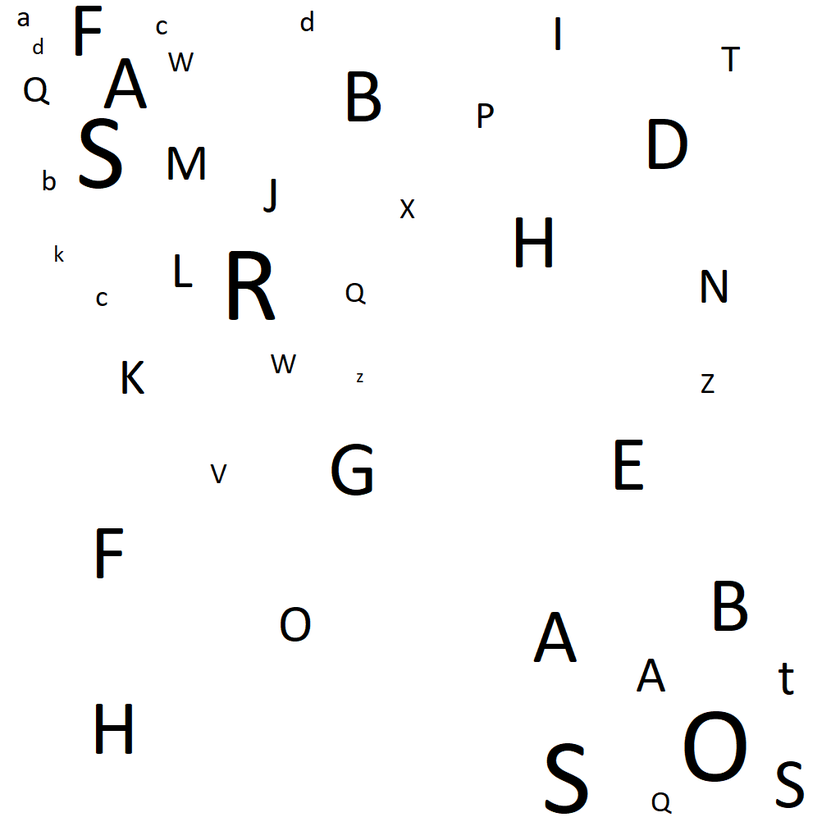
#> input picture Data Arrays/Static Data/Letters Different Sizes.png, 840 x 840 px, shrunk from 1024 x 1024 before the run, found by its file name
$ python convert_image_to_np_array.py
#> lines starting #> are read from the running program, lines starting #| are printed output that depends on the picture
import numpy as np
from matplotlib import pyplot as plt
from PIL import Image
import os

print(os.getcwd())
# Open the image form working directory
image = Image.open("Data Arrays/Static Data/Letters Different Sizes.png")
#> image is the input picture: PIL image 840x840 RGBA; mean R, G, B, A 248.2, 248.2, 248.2, 255
image_np = np.array(image)
# %%
N = 128
m = 2
n = m * N
shift_x = 0
shift_y = 0
image_np_cropped = image_np[shift_x : n + shift_x : m, shift_y : n + shift_y : m, 0]
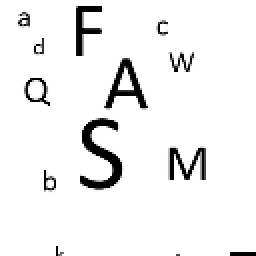
#> image_np_cropped: shape (128, 128) (shown 2 times larger); min 0, max 255, mean 240
plt.imshow(image_np_cropped, cmap="gray")
plt.colorbar()
plt.show()
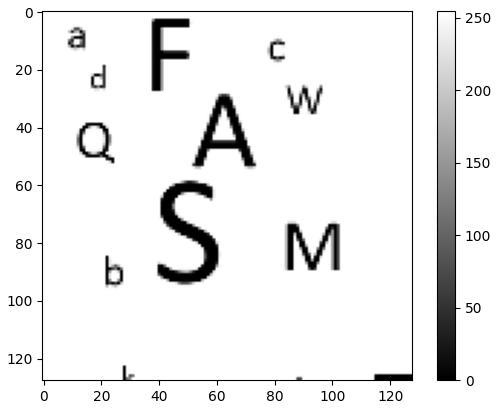
#> figure drawn by matplotlib, 2 panels
np.save(f"Data Arrays/Static Data/letters_{N}.npy", image_np_cropped)

# %%
N = 256
m = 2
n = m * N
shift_x = 0
shift_y = 0
image_np_cropped = image_np[shift_x : n + shift_x : m, shift_y : n + shift_y : m, 0]
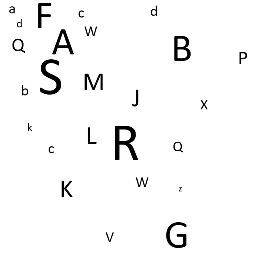
#> image_np_cropped: shape (256, 256); min 0, max 255, mean 246.7
plt.imshow(image_np_cropped, cmap="gray")
plt.colorbar()
plt.show()
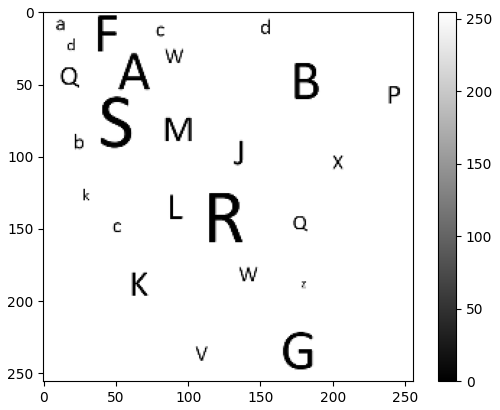
#> figure drawn by matplotlib, 2 panels
np.save(f"Data Arrays/Static Data/letters_{N}.npy", image_np_cropped)


# %%
N = 64
m = 4
n = m * N
shift_x = 0
shift_y = 0
image_np_cropped = image_np[-(n + shift_x) : -shift_x - 1 : m, -(n + shift_y) : -shift_y - 1 : m, 0]
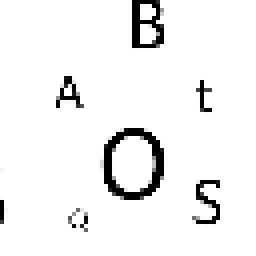
#> image_np_cropped: shape (64, 64) (shown 4 times larger); min 0, max 255, mean 240.5
plt.imshow(image_np_cropped, cmap="gray")
plt.colorbar()
plt.show()
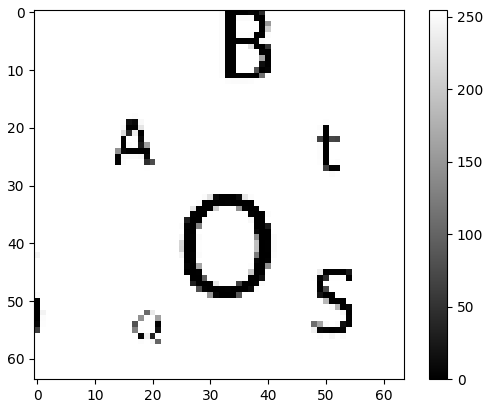
#> figure drawn by matplotlib, 2 panels
np.save(f"Data Arrays/Static Data/letters_{N}.npy", image_np_cropped)

$ run again, with Data Arrays/Static Data/letters1024.png copied over Data Arrays/Static Data/Letters Different Sizes.png
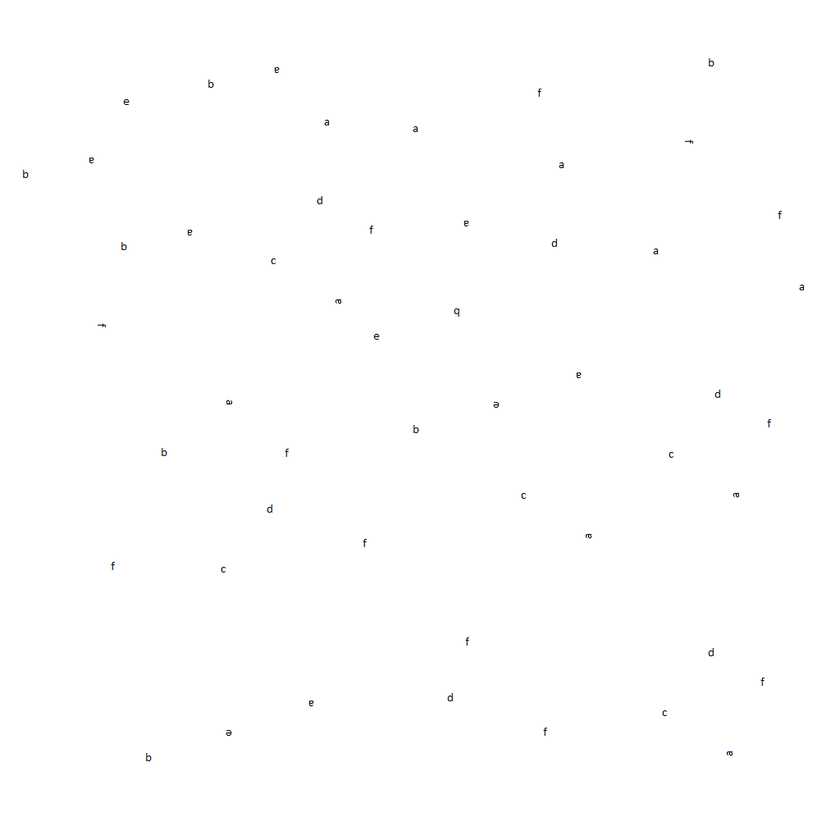
#> input picture Data Arrays/Static Data/letters1024.png, 840 x 840 px, shrunk from 1024 x 1024 before the run, found by its file name
#> image is the input picture: PIL image 840x840 RGB; mean R, G, B 254.7, 254.7, 254.7
#> `plt.show()`:
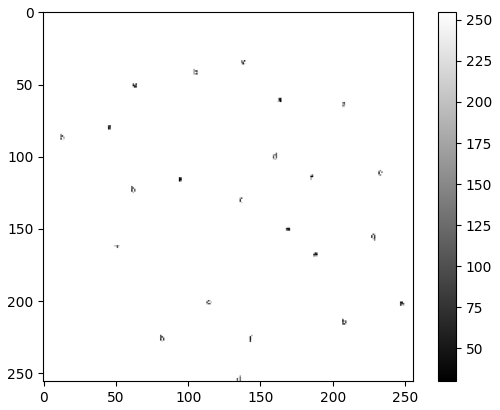
#> figure drawn by matplotlib, 2 panels
#> `plt.show()`:
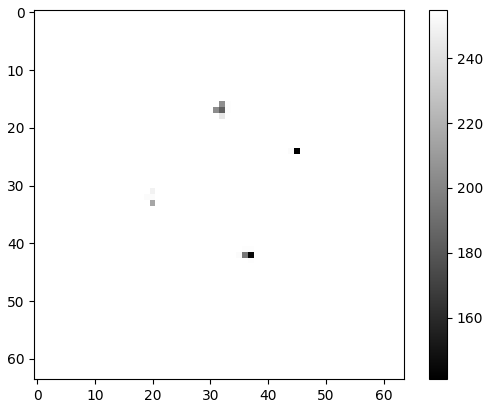
#> figure drawn by matplotlib, 2 panels

$ run again, with Data Arrays/Static Data/letters_1024.png copied over Data Arrays/Static Data/Letters Different Sizes.png
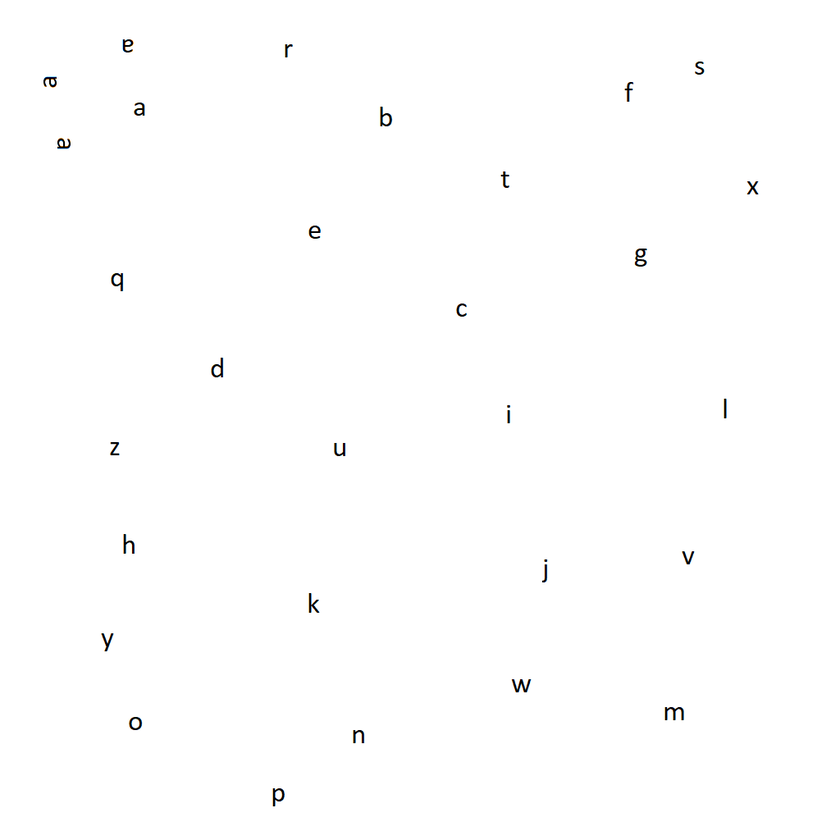
#> input picture Data Arrays/Static Data/letters_1024.png, 840 x 840 px, shrunk from 1024 x 1024 before the run, found by its file name
#> image is the input picture: PIL image 840x840 RGB; mean R, G, B 254.2, 254.3, 254.3
#> `plt.show()`:
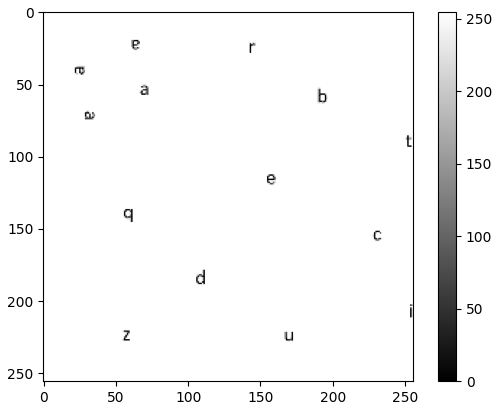
#> figure drawn by matplotlib, 2 panels
#> `plt.show()`:
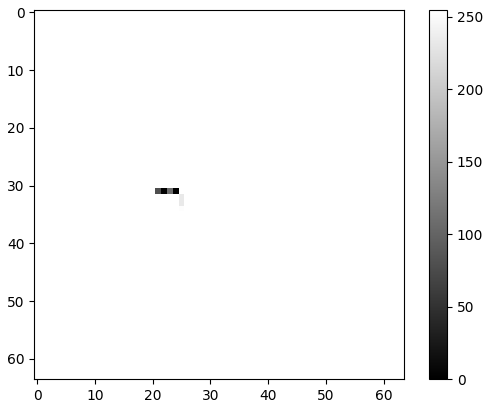
#> figure drawn by matplotlib, 2 panels
